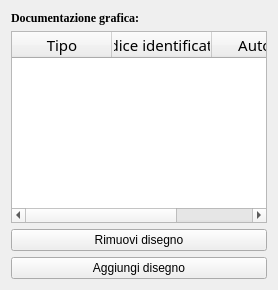
     <widget class="QWidget" name="tab">
      <attribute name="title">
       <string>Documentazione Grafica</string>
      </attribute>
      <layout class="QVBoxLayout" name="verticalLayout_2">
       <item>
        <widget class="QLabel" name="label_disegni">
         <property name="font">
          <font>
           <family>Times New Roman</family>
           <pointsize>9</pointsize>
           <weight>75</weight>
           <bold>true</bold>
          </font>
         </property>
         <property name="text">
          <string>Documentazione grafica:</string>
         </property>
        </widget>
       </item>
       <item>
        <widget class="QTableWidget" name="tableWidget_disegni">
         <property name="selectionBehavior">
          <enum>QAbstractItemView::SelectRows</enum>
         </property>
         <attribute name="horizontalHeaderStretchLastSection">
          <bool>true</bool>
         </attribute>
         <attribute name="verticalHeaderMinimumSectionSize">
          <number>20</number>
         </attribute>
         <attribute name="verticalHeaderDefaultSectionSize">
          <number>30</number>
         </attribute>
         <column>
          <property name="text">
           <string>Tipo</string>
          </property>
          <property name="font">
           <font>
            <family>Damascus</family>
            <pointsize>11</pointsize>
           </font>
          </property>
         </column>
         <column>
          <property name="text">
           <string>Codice identificativo</string>
          </property>
          <property name="font">
           <font>
            <family>Damascus</family>
            <pointsize>11</pointsize>
           </font>
          </property>
         </column>
         <column>
          <property name="text">
           <string>Autore</string>
          </property>
          <property name="font">
           <font>
            <family>Damascus</family>
            <pointsize>11</pointsize>
           </font>
          </property>
         </column>
        </widget>
       </item>
       <item>
        <widget class="QPushButton" name="pushButton_remove_disegno">
         <property name="text">
          <string>Rimuovi disegno</string>
         </property>
        </widget>
       </item>
       <item>
        <widget class="QPushButton" name="pushButton_add_disegno">
         <property name="text">
          <string>Aggiungi disegno</string>
         </property>
        </widget>
       </item>
      </layout>
     </widget>
